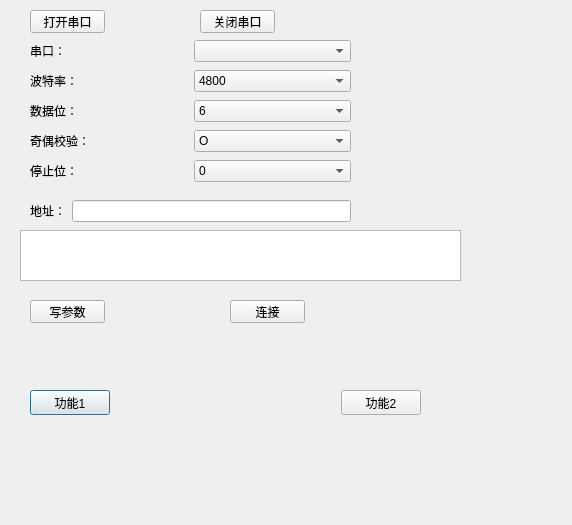
<?xml version="1.0" encoding="UTF-8"?>
<ui version="4.0">
 <class>ModbusRTU</class>
 <widget class="QDialog" name="ModbusRTU">
  <property name="geometry">
   <rect>
    <x>0</x>
    <y>0</y>
    <width>572</width>
    <height>525</height>
   </rect>
  </property>
  <property name="windowTitle">
   <string>Dialog</string>
  </property>
  <widget class="QTextEdit" name="textEdit">
   <property name="geometry">
    <rect>
     <x>20</x>
     <y>230</y>
     <width>441</width>
     <height>51</height>
    </rect>
   </property>
  </widget>
  <widget class="QWidget" name="layoutWidget">
   <property name="geometry">
    <rect>
     <x>30</x>
     <y>70</y>
     <width>321</width>
     <height>22</height>
    </rect>
   </property>
   <layout class="QHBoxLayout" name="horizontalLayout">
    <item>
     <widget class="QLabel" name="label">
      <property name="text">
       <string>波特率：</string>
      </property>
     </widget>
    </item>
    <item>
     <widget class="QComboBox" name="comboBox_BTL">
      <item>
       <property name="text">
        <string>4800</string>
       </property>
      </item>
      <item>
       <property name="text">
        <string>9600</string>
       </property>
      </item>
      <item>
       <property name="text">
        <string>19200</string>
       </property>
      </item>
      <item>
       <property name="text">
        <string>115200</string>
       </property>
      </item>
     </widget>
    </item>
   </layout>
  </widget>
  <widget class="QWidget" name="layoutWidget">
   <property name="geometry">
    <rect>
     <x>30</x>
     <y>100</y>
     <width>321</width>
     <height>22</height>
    </rect>
   </property>
   <layout class="QHBoxLayout" name="horizontalLayout_2">
    <item>
     <widget class="QLabel" name="label_2">
      <property name="text">
       <string>数据位：</string>
      </property>
     </widget>
    </item>
    <item>
     <widget class="QComboBox" name="comboBox_SJW">
      <item>
       <property name="text">
        <string>6</string>
       </property>
      </item>
      <item>
       <property name="text">
        <string>7</string>
       </property>
      </item>
      <item>
       <property name="text">
        <string>8</string>
       </property>
      </item>
     </widget>
    </item>
   </layout>
  </widget>
  <widget class="QWidget" name="layoutWidget">
   <property name="geometry">
    <rect>
     <x>30</x>
     <y>200</y>
     <width>321</width>
     <height>22</height>
    </rect>
   </property>
   <layout class="QHBoxLayout" name="horizontalLayout_3">
    <item>
     <widget class="QLabel" name="label_3">
      <property name="text">
       <string>地址：</string>
      </property>
     </widget>
    </item>
    <item>
     <widget class="QLineEdit" name="lineEdit"/>
    </item>
   </layout>
  </widget>
  <widget class="QWidget" name="layoutWidget">
   <property name="geometry">
    <rect>
     <x>30</x>
     <y>390</y>
     <width>391</width>
     <height>25</height>
    </rect>
   </property>
   <layout class="QHBoxLayout" name="horizontalLayout_4">
    <item>
     <widget class="QPushButton" name="sendButton">
      <property name="text">
       <string>功能1</string>
      </property>
     </widget>
    </item>
    <item>
     <spacer name="horizontalSpacer">
      <property name="orientation">
       <enum>Qt::Horizontal</enum>
      </property>
      <property name="sizeHint" stdset="0">
       <size>
        <width>98</width>
        <height>20</height>
       </size>
      </property>
     </spacer>
    </item>
    <item>
     <widget class="QPushButton" name="closeButton">
      <property name="text">
       <string>功能2</string>
      </property>
     </widget>
    </item>
   </layout>
  </widget>
  <widget class="QPushButton" name="openButton">
   <property name="geometry">
    <rect>
     <x>30</x>
     <y>10</y>
     <width>75</width>
     <height>23</height>
    </rect>
   </property>
   <property name="text">
    <string>打开串口</string>
   </property>
  </widget>
  <widget class="QPushButton" name="pushButton">
   <property name="geometry">
    <rect>
     <x>200</x>
     <y>10</y>
     <width>75</width>
     <height>23</height>
    </rect>
   </property>
   <property name="text">
    <string>关闭串口</string>
   </property>
  </widget>
  <widget class="QPushButton" name="writeButton">
   <property name="geometry">
    <rect>
     <x>30</x>
     <y>300</y>
     <width>75</width>
     <height>23</height>
    </rect>
   </property>
   <property name="text">
    <string>写参数</string>
   </property>
  </widget>
  <widget class="QWidget" name="layoutWidget">
   <property name="geometry">
    <rect>
     <x>30</x>
     <y>40</y>
     <width>321</width>
     <height>22</height>
    </rect>
   </property>
   <layout class="QHBoxLayout" name="horizontalLayout_5">
    <item>
     <widget class="QLabel" name="label_4">
      <property name="text">
       <string>串口：</string>
      </property>
     </widget>
    </item>
    <item>
     <widget class="QComboBox" name="comboBox_CK"/>
    </item>
   </layout>
  </widget>
  <widget class="QWidget" name="layoutWidget">
   <property name="geometry">
    <rect>
     <x>30</x>
     <y>130</y>
     <width>321</width>
     <height>22</height>
    </rect>
   </property>
   <layout class="QHBoxLayout" name="horizontalLayout_6">
    <item>
     <widget class="QLabel" name="label_5">
      <property name="text">
       <string>奇偶校验：</string>
      </property>
     </widget>
    </item>
    <item>
     <widget class="QComboBox" name="comboBox_JOJY">
      <item>
       <property name="text">
        <string>O</string>
       </property>
      </item>
      <item>
       <property name="text">
        <string>E</string>
       </property>
      </item>
      <item>
       <property name="text">
        <string>N</string>
       </property>
      </item>
     </widget>
    </item>
   </layout>
  </widget>
  <widget class="QWidget" name="layoutWidget">
   <property name="geometry">
    <rect>
     <x>30</x>
     <y>160</y>
     <width>321</width>
     <height>22</height>
    </rect>
   </property>
   <layout class="QHBoxLayout" name="horizontalLayout_7">
    <item>
     <widget class="QLabel" name="label_6">
      <property name="text">
       <string>停止位：</string>
      </property>
     </widget>
    </item>
    <item>
     <widget class="QComboBox" name="comboBox_TZW">
      <item>
       <property name="text">
        <string>0</string>
       </property>
      </item>
      <item>
       <property name="text">
        <string>1</string>
       </property>
      </item>
     </widget>
    </item>
   </layout>
  </widget>
  <widget class="QPushButton" name="connect_Button">
   <property name="geometry">
    <rect>
     <x>230</x>
     <y>300</y>
     <width>75</width>
     <height>23</height>
    </rect>
   </property>
   <property name="text">
    <string>连接</string>
   </property>
  </widget>
 </widget>
 <resources/>
 <connections/>
</ui>
